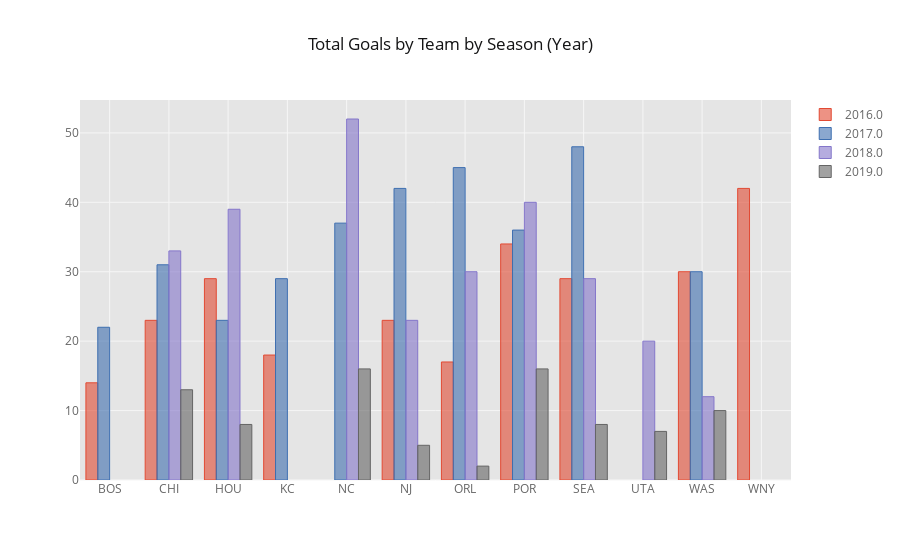

This figure's notebook cell:
### Markdown cell above
Note: After the 2016 season, the francise rights to the Western New York Flash (WNY) were sold to the owners of North Carolina FC and the team was rebranded as the North Carolina Courage (NC). Many players from the 2016 WNYF team eventually played on the 2017 and onwards NC team. For the purposes of this EDA, I did not combine the 2016 WNYF data with the NC data.

### Code cell
#this cell makes a bar graph of goals by team by season using the nwsl dataframe
#this cell can be modified to account for any stat in the nwsl dataframe (such as
#assists, minutes played, etc) to any statistic (sum, mean, etc)
goals = nwsl.pivot_table(index = 'Team', columns = 'Season',
                                                   values = 'Goals', aggfunc= sum)
goals.iplot(kind = 'bar', title = 'Total Goals by Team by Season (Year)')

### Figure 1 — Plotly figure (JSON) as saved in the notebook; plotly's stock layout.template omitted (floating-point values rounded to 4 significant figures)
{"data": [{"marker": {"color": "rgba(226, 74, 51, 0.6)", "line": {"color": "rgba(226, 74, 51, 1.0)", "width": 1}}, "name": "2016.0", "orientation": "v", "text": "", "type": "bar", "uid": "6828f4de-021b-48ac-9421-8a985c62587a", "x": ["BOS", "CHI", "HOU", "KC", "NC", "NJ", "ORL", "POR", "SEA", "UTA", "WAS", "WNY"], "y": [14, 23, 29, 18, "", 23, 17, 34, 29, "", 30, 42]}, {"marker": {"color": "rgba(62, 111, 176, 0.6)", "line": {"color": "rgba(62, 111, 176, 1.0)", "width": 1}}, "name": "2017.0", "orientation": "v", "text": "", "type": "bar", "uid": "5814b35d-9552-4cac-9ed8-4691764efd6a", "x": ["BOS", "CHI", "HOU", "KC", "NC", "NJ", "ORL", "POR", "SEA", "UTA", "WAS", "WNY"], "y": [22, 31, 23, 29, 37, 42, 45, 36, 48, "", 30, ""]}, {"marker": {"color": "rgba(132, 118, 202, 0.6)", "line": {"color": "rgba(132, 118, 202, 1.0)", "width": 1}}, "name": "2018.0", "orientation": "v", "text": "", "type": "bar", "uid": "53a5a5d6-eff4-4252-87c2-7e43429bc814", "x": ["BOS", "CHI", "HOU", "KC", "NC", "NJ", "ORL", "POR", "SEA", "UTA", "WAS", "WNY"], "y": ["", 33, 39, "", 52, 23, 30, 40, 29, 20, 12, ""]}, {"marker": {"color": "rgba(101, 101, 101, 0.6)", "line": {"color": "rgba(101, 101, 101, 1.0)", "width": 1}}, "name": "2019.0", "orientation": "v", "text": "", "type": "bar", "uid": "39e9eca4-f7e1-49ce-8c4f-eb4fe732e5d0", "x": ["BOS", "CHI", "HOU", "KC", "NC", "NJ", "ORL", "POR", "SEA", "UTA", "WAS", "WNY"], "y": ["", 13, 8, "", 16, 5, 2, 16, 8, 7, 10, ""]}], "layout": {"legend": {"bgcolor": "#FFFFFF", "font": {"color": "#666666"}}, "paper_bgcolor": "#FFFFFF", "plot_bgcolor": "#E5E5E5", "title": {"font": {"color": "#151516"}, "text": "Total Goals by Team by Season (Year)"}, "xaxis": {"gridcolor": "#F6F6F6", "showgrid": true, "tickfont": {"color": "#666666"}, "title": {"font": {"color": "#666666"}, "text": ""}, "zerolinecolor": "#F6F6F6"}, "yaxis": {"gridcolor": "#F6F6F6", "showgrid": true, "tickfont": {"color": "#666666"}, "title": {"font": {"color": "#666666"}, "text": ""}, "zerolinecolor": "#F6F6F6"}}}
